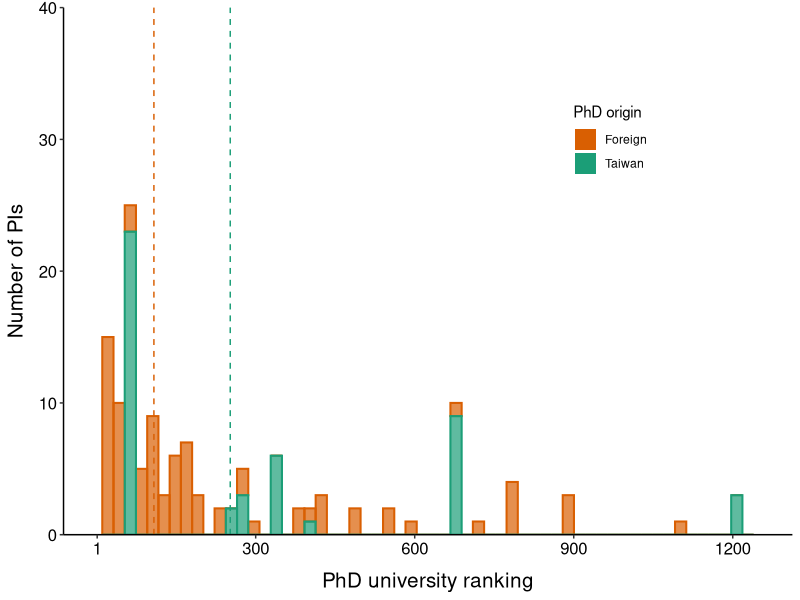
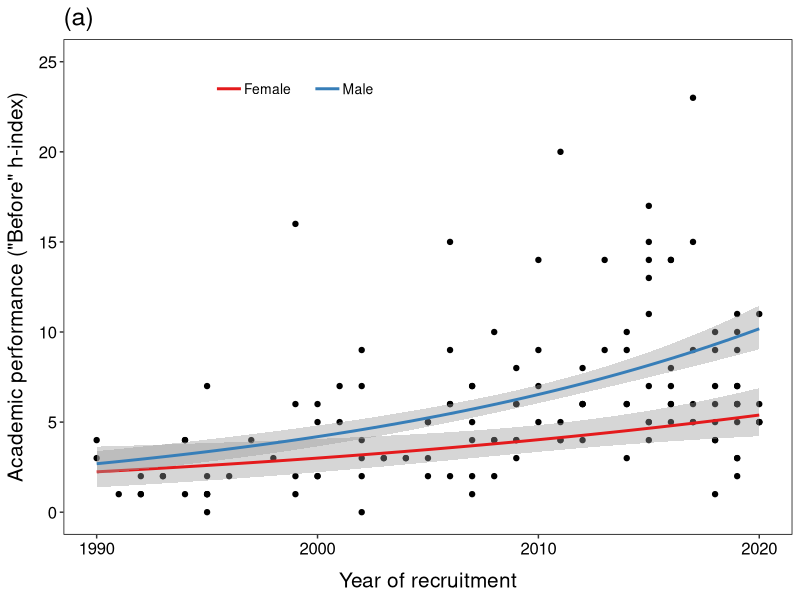
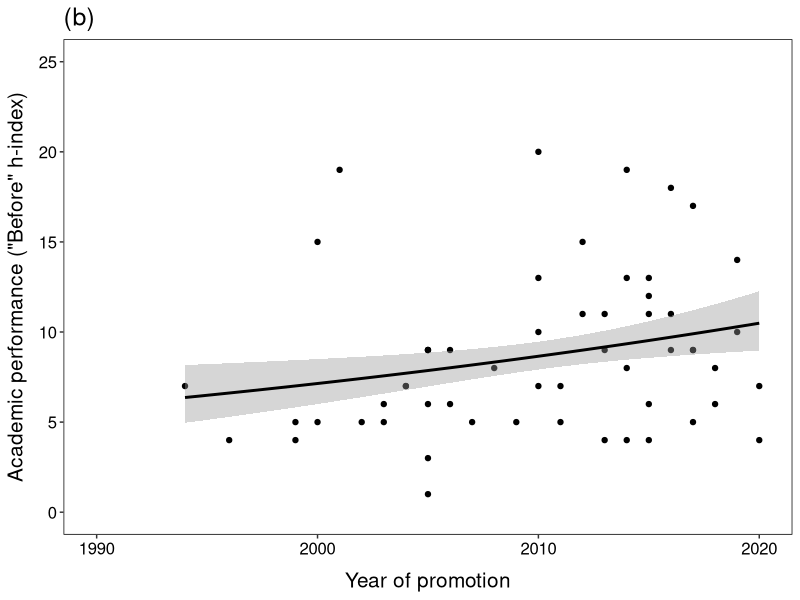
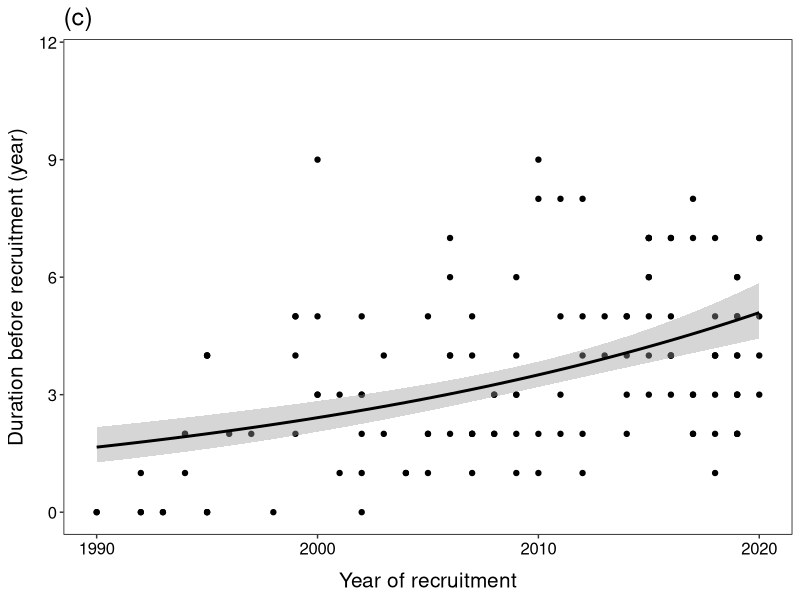
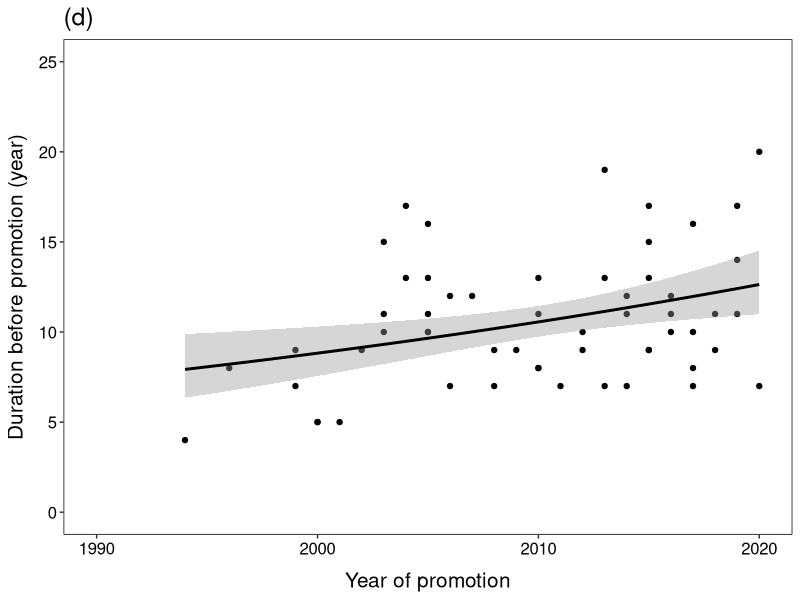
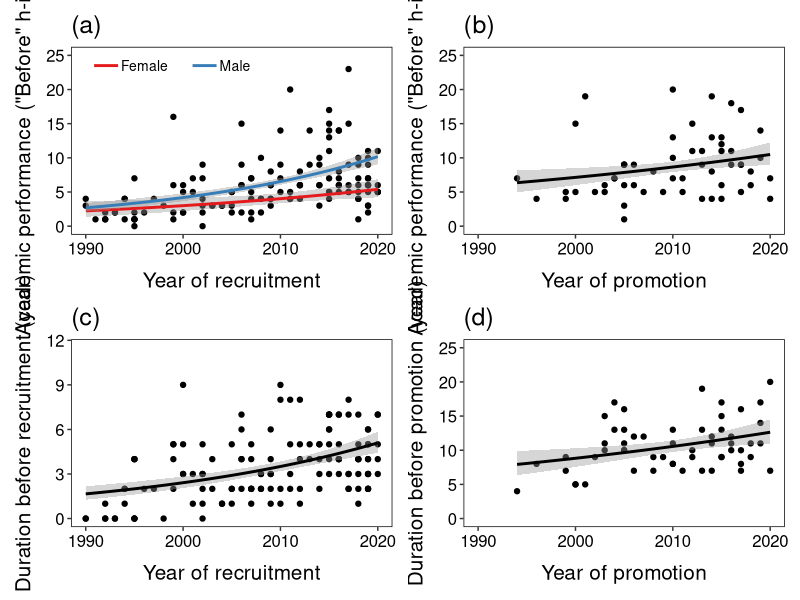
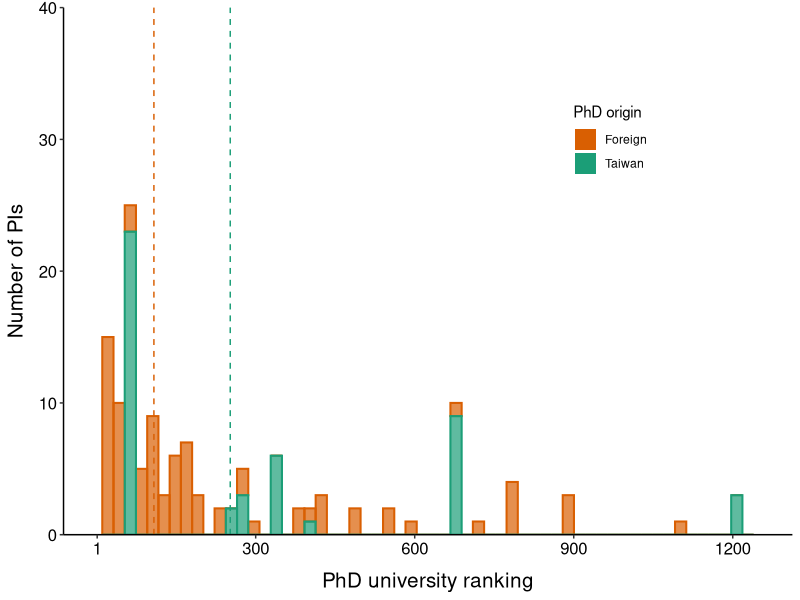
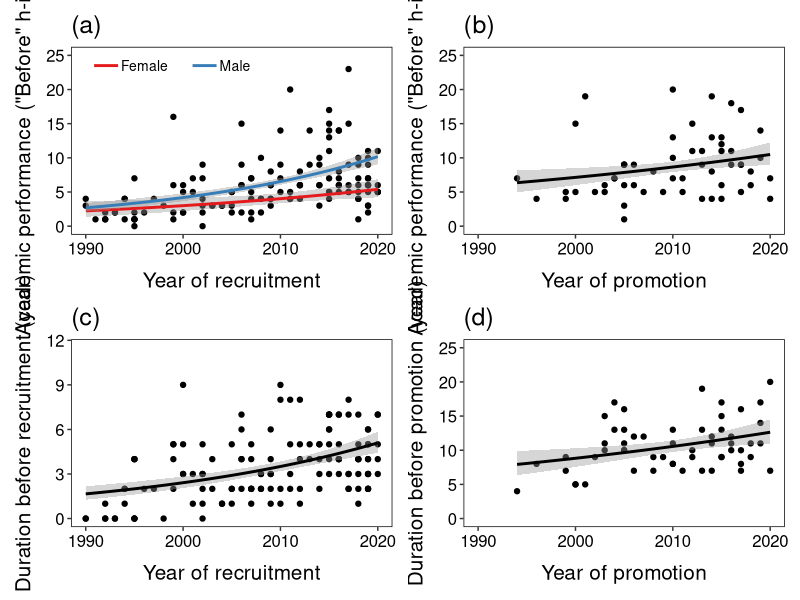

Generate these figures, in order, with R:
## -----------------------------------------------------------------------------
## Title: Analysis of the academic performance and career duration of Taiwanese 
##        EEB PIs
##
## Author: Gen-Chang Hsu
##
## Date: 2022-12-31
##
## Description:
## 1. 
##
##
## -----------------------------------------------------------------------------
set.seed(123)


# Libraries --------------------------------------------------------------------
library(tidyverse)
library(patchwork)
library(ggsci)


# Import files -----------------------------------------------------------------
PI_df <- read.csv("./Data_raw/publishperishdata.csv", header = T)


# ggplot theme -----------------------------------------------------------------
my_theme <- 
   theme(
    # Axis
    axis.text.x = element_text(size = 12, color = "black"),
    axis.text.y = element_text(size = 12, color = "black"),
    axis.title.x = element_text(size = 15, margin = margin(t = 10)),
    axis.title.y = element_text(size = 15, margin = margin(r = 8)),
    
    # Plot
    plot.title = element_text(hjust = 0.5, size = 18),
    plot.background = element_rect(colour = "transparent"),
    
    # Panel
    panel.background = element_rect(fill = "transparent"),
    panel.border = element_rect(colour = "black", fill = NA, size = 0.5),
    panel.grid.major.x = element_blank(),
    panel.grid.minor.x = element_blank(),
    panel.grid.major.y = element_blank(),
    panel.grid.minor.y = element_blank(),
    
    # Legend
    legend.position = "right",
    legend.spacing.x = unit(0.2, "cm"),
    legend.key.width = unit(0.5, "cm"),
    legend.key.height = unit(0.5, "cm"),
    legend.key = element_blank(),
    legend.title = element_text(size = 12),
    legend.text = element_text(size = 10, hjust = 0.5, vjust = 0.5),
    legend.box.just = "center",
    legend.justification = c(0.5, 0.5),
    legend.title.align = 0.5,
    legend.background = element_rect(fill = "transparent", color = NA),
    
    # Facet strip
    strip.background = element_rect(fill = "transparent"),
    strip.text = element_text(size = 12, hjust = 0.5)
  )


############################### Code starts here ###############################

# 1. Histogram of university rankings ------------------------------------------
Phd_rank_median <- distinct(PI_df, Name, .keep_all = T) %>% 
  group_by(PhD.taiwan) %>% 
  summarise(median = median(PhD.uni.rank, na.rm = T),
            n = n())

ggplot(data = distinct(PI_df, Name, .keep_all = T)) + 
  geom_histogram(aes(x = PhD.uni.rank, color = PhD.taiwan, fill = PhD.taiwan), 
                 alpha = 0.7, size = 0.7, bins = 60) + 
  geom_vline(data = Phd_rank_median, aes(xintercept = median, color = PhD.taiwan),
             linetype = "dashed", show.legend = F) +
  labs(x = "PhD university ranking", y = "Number of PIs") + 
  scale_x_continuous(limits = c(0, 1250), breaks = c(1, seq(300, 1200, 300))) + 
  scale_y_continuous(limits = c(0, 40), expand = c(0, 0)) +
  scale_fill_manual(values = c("#d95f02", "#1b9e77"), name = "PhD origin", labels = c("Foreign", "Taiwan")) +
  scale_color_manual(values = c("#d95f02", "#1b9e77"), name = "PhD origin", labels = c("Foreign", "Taiwan")) + 
  guides(color = "none", fill = guide_legend(override.aes = list(alpha = 1))) + 
  theme_classic() + 
  theme(axis.text.x = element_text(size = 12, color = "black"),
        axis.text.y = element_text(size = 12, color = "black"),
        axis.title.x = element_text(size = 15, margin = margin(t = 10)),
        axis.title.y = element_text(size = 15, margin = margin(r = 8)),
        legend.position = c(0.75, 0.75))

ggsave("./Outputs/Figures/Phd_hist.tiff", width = 5, height = 4, dpi = 600, device = "tiff")


# 2. Scatterplots of academic performance/career duration vs. year -------------
P_performance_recruitment <- ggplot(data = filter(PI_df, beforeafter == "before" & stage == "assistant")) + 
  geom_point(aes(x = Assistant.since, y = h_index)) + 
  geom_smooth(aes(x = Assistant.since, y = h_index, color = sex), method = "glm", method.args = list(family = "poisson"),
              se = T) + 
  labs(x = "Year of recruitment", y = 'Academic performance ("Before" h-index)',
       title = "(a)") +
  scale_x_continuous(limits = c(1990, 2020), breaks = c(1990, 2000, 2010, 2020)) +
  scale_y_continuous(limits = c(0, 25)) + 
  scale_color_brewer(palette = "Set1", name = "", labels = c("Female", "Male")) + 
  guides(color = guide_legend(override.aes = list(fill = "white"))) +
  my_theme + 
  theme(plot.title = element_text(vjust = 1, hjust = 0),
        legend.position = c(0.32, 0.9),
        legend.direction = "horizontal",
        legend.key.width = unit(0.3, "inch"),
        legend.text = element_text(margin = margin(r = 10, unit = "pt")))
  
P_performance_recruitment

P_performance_promotion <- ggplot(data = filter(PI_df, beforeafter == "before" & stage == "full")) + 
  geom_point(aes(x = full.professor, y = h_index)) + 
  geom_smooth(aes(x = full.professor, y = h_index), method = "glm", method.args = list(family = "poisson"),
              se = T, color = "black") + 
  labs(x = "Year of promotion", y = 'Academic performance ("Before" h-index)',
       title = "(b)") +
  scale_x_continuous(limits = c(1990, 2020), breaks = c(1990, 2000, 2010, 2020)) +
  scale_y_continuous(limits = c(0, 25)) + 
  my_theme + 
  theme(plot.title = element_text(vjust = 1, hjust = 0))

P_performance_promotion

P_duration_recruitment <- ggplot(data = filter(PI_df, beforeafter == "before" & stage == "assistant")) + 
  geom_point(aes(x = Assistant.since, y = time.to.assistant)) + 
  geom_smooth(aes(x = Assistant.since, y = time.to.assistant), method = "glm", method.args = list(family = "poisson"),
              se = T, color = "black") + 
  labs(x = "Year of recruitment", y = 'Duration before recruitment (year)',
       title = "(c)") +
  scale_x_continuous(limits = c(1990, 2020), breaks = c(1990, 2000, 2010, 2020)) +
  scale_y_continuous(limits = c(0, 11.5)) + 
  my_theme + 
  theme(plot.title = element_text(vjust = 1, hjust = 0))

P_duration_recruitment

P_duration_promotion <- ggplot(data = filter(PI_df, beforeafter == "before" & stage == "full")) + 
  geom_point(aes(x = full.professor, y = time.to.full)) + 
  geom_smooth(aes(x = full.professor, y = time.to.full), method = "glm", method.args = list(family = "poisson"),
              se = T, color = "black") + 
  labs(x = "Year of promotion", y = 'Duration before promotion (year)',
       title = "(d)") +
  scale_x_continuous(limits = c(1990, 2020), breaks = c(1990, 2000, 2010, 2020)) +
  scale_y_continuous(limits = c(0, 25)) + 
  my_theme + 
  theme(plot.title = element_text(vjust = 1, hjust = 0))

P_duration_promotion

P_performance_recruitment + P_performance_promotion +
  P_duration_recruitment + P_duration_promotion + 
  plot_layout(nrow = 2)
  
ggsave("./Outputs/Figures/perf_duration_scatterplot.tiff", width = 10, height = 9.5, dpi = 600, device = "tiff")


# 3. Scatterplots of difference in academic performance vs. year & boxplots of PhD origin -----
PI_diff_df <- PI_df %>% 
  select(1, University, Department, Assistant.since, full.professor, PhD.taiwan, PhD.uni.rank, sex, h_index, stage, beforeafter) %>% 
  pivot_wider(names_from = stage, values_from = h_index) %>% 
  pivot_wider(names_from = beforeafter, values_from = c(assistant, full)) %>% 
  mutate(recruitment_diff = assistant_after - assistant_before,
         promotion_diff = full_after - full_before)




